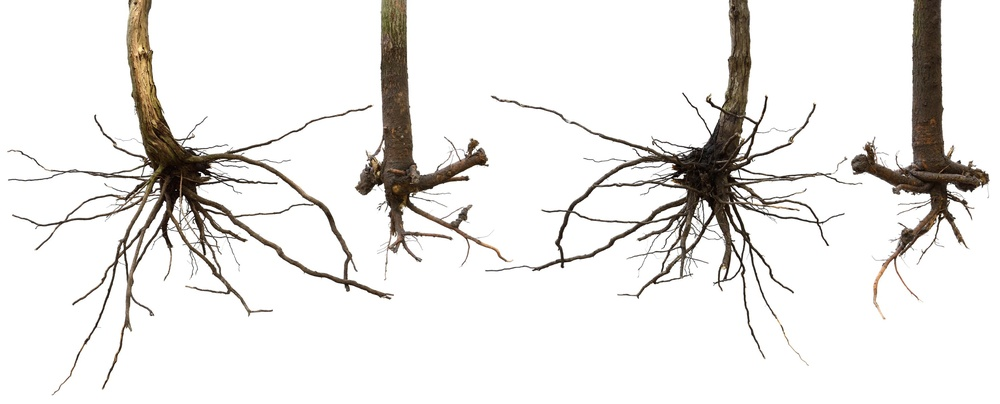
#> input picture random_test/Bare-Roots.jpg, 1000 x 404 px, shrunk from 2957 x 1194 before the run
$ python colorful_regions.py --image random_test/Bare-Roots.jpg
#> lines starting #> are read from the running program, lines starting #| are printed output that depends on the picture; after the words box and inside, x2 and y2 are one past the last pixel; in counts of white or black regions, pixels touching at a corner belong together
# USAGE
# python3 colorful_regions.py --image example_01.jpg

# import the necessary packages
from skimage.exposure import rescale_intensity
from skimage.segmentation import slic
from skimage.util import img_as_float
from skimage import io
import numpy as np
import argparse
import cv2


def segment_colorfulness(image, mask):
    # split the image into its respective RGB components, then mask
    # each of the individual RGB channels so we can compute
    # statistics only for the masked region
    (B, G, R) = cv2.split(image.astype("float"))
    R = np.ma.masked_array(R, mask=mask)
    G = np.ma.masked_array(B, mask=mask)
    B = np.ma.masked_array(B, mask=mask)

    # compute rg = R - G
    rg = np.absolute(R - G)

    # compute yb = 0.5 * (R + G) - B
    yb = np.absolute(0.5 * (R + G) - B)

    # compute the mean and standard deviation of both `rg` and `yb`,
    # then combine them
    stdRoot = np.sqrt((rg.std() ** 2) + (yb.std() ** 2))
    meanRoot = np.sqrt((rg.mean() ** 2) + (yb.mean() ** 2))

    # derive the "colorfulness" metric and return it
    return stdRoot + (0.3 * meanRoot)

# construct the argument parse and parse the arguments
ap = argparse.ArgumentParser()
ap.add_argument("-i", "--image", required=True,    help="path to input image")
ap.add_argument("-s", "--segments", type=int, default=100,    help="# of superpixels")
args = vars(ap.parse_args())

# load the image in OpenCV format so we can draw on it later, then
# allocate memory for the superpixel colorfulness visualization
orig = cv2.imread(args["image"])
#> orig is the input picture: shape (404, 1000, 3); mean B, G, R 229.9, 231.8, 233.6
vis = np.zeros(orig.shape[:2], dtype="float")

# load the image and apply SLIC superpixel segmentation to it via
# scikit-image
image = io.imread(args["image"])
segments = slic(img_as_float(image), n_segments=args["segments"],    slic_zero=True)
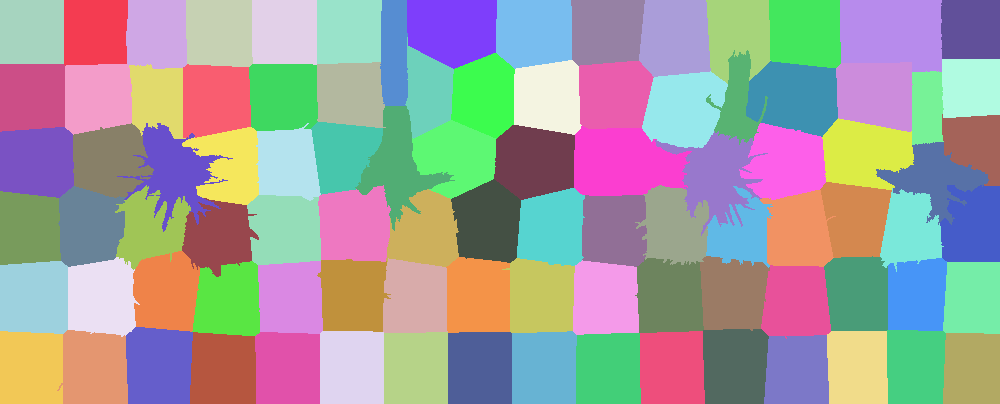
#> segments: shape (404, 1000) int64; 94 distinct labels, from 1 to 94; one colour per label, 0 black

# loop over each of the unique superpixels
for v in np.unique(segments):
    # construct a mask for the segment so we can compute image statistics for *only* the masked region
    mask = np.ones(image.shape[:2])
    mask[segments == v] = 0

    # compute the superpixel colorfulness, then update the visualization array
    C = segment_colorfulness(orig, mask)
    vis[segments == v] = C
#> this loop made 94 passes
#> (stdRoot in segment_colorfulness, meanRoot in segment_colorfulness, C) on passes 1 to 12: (0, 0, 0), (0.899, 0.193, 0.957), (38.89, 28.65, 47.49), (0, 0, 0), (0, 0, 0), (1.59, 0.341, 1.69), (10.92, 40.52, 23.08), (0.824, 0.142, 0.867), (0, 0, 0), (0, 0, 0), (0, 0, 0), (15.36, 9.55, 18.23)
#> pass 1, in segment_colorfulness, `(B, G, R) = cv2.split(image.astype("float"))`:
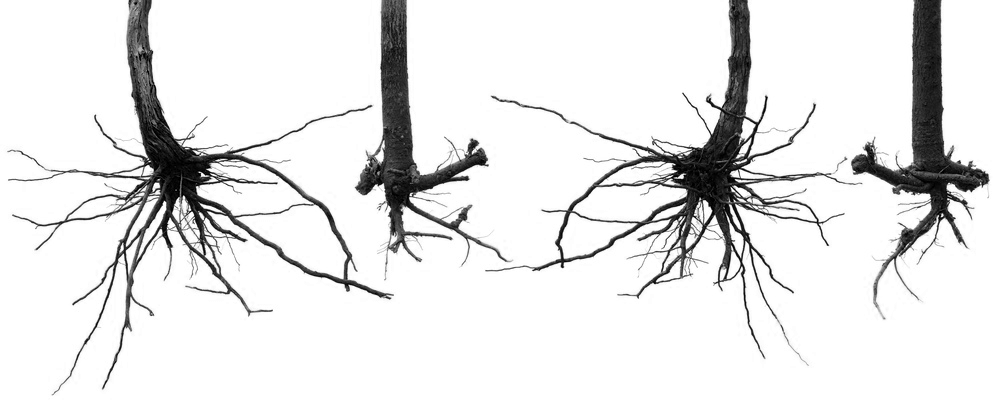
#> B: shape (404, 1000) float64; min 0, max 255, mean 229.9
#> pass 1, in segment_colorfulness, `(B, G, R) = cv2.split(image.astype("float"))`:
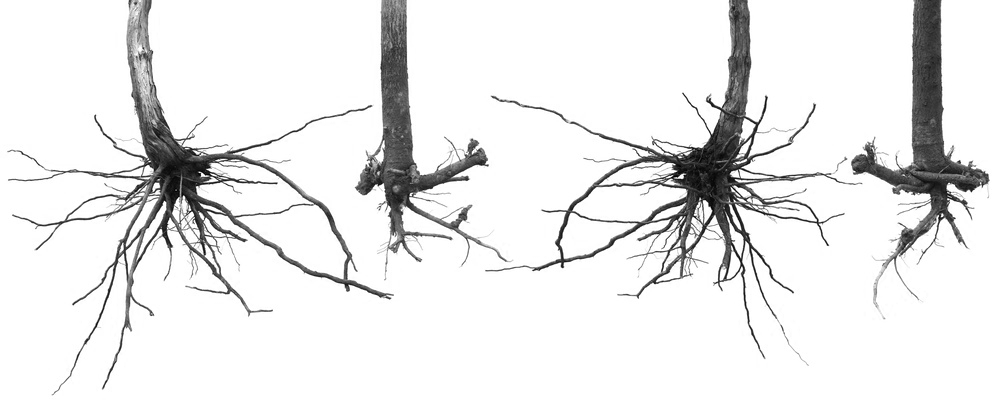
#> R: shape (404, 1000) float64; min 1, max 255, mean 233.6
#> after the loop:
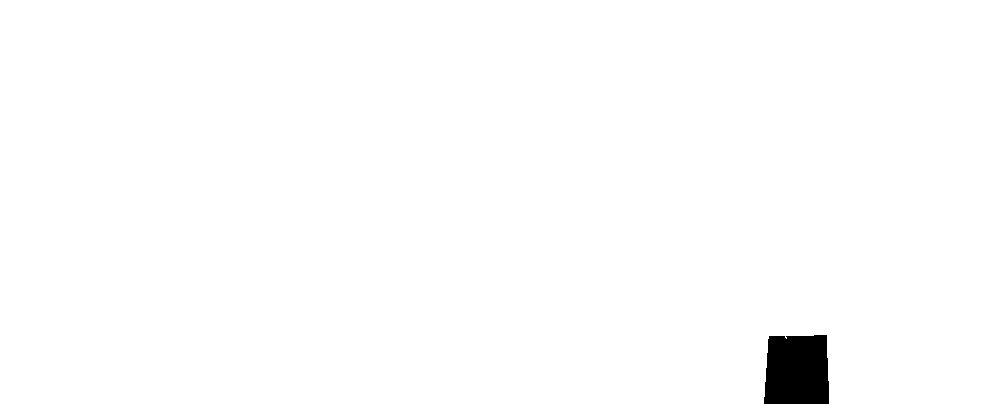
#> mask: shape (404, 1000) float64; values 0 (black) and 1 (white), 99% white; 1 black region, box (x1, y1, x2, y2) and area: (764, 335, 829, 404) 4203
#> after the loop:
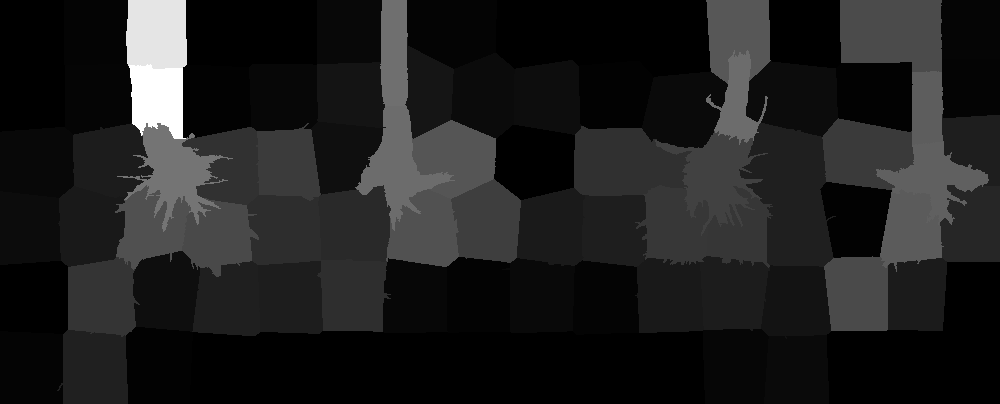
#> vis: shape (404, 1000) float64; min 0, max 52.84, mean 6.4; drawn with min black and max white

# scale the visualization image from an unrestricted floating point
# to unsigned 8-bit integer array so we can use it with OpenCV and
# display it to our screen
vis = rescale_intensity(vis, out_range=(0, 255)).astype("uint8")

#define result path for labeled images
result_img_path = 'vis.png'
cv2.imwrite(result_img_path, vis)

# overlay the superpixel colorfulness visualization on the original image
alpha = 0.5
overlay = np.dstack([vis] * 3)
output = orig.copy()
res = cv2.addWeighted(overlay, alpha, output, 1 - alpha, 0, output)
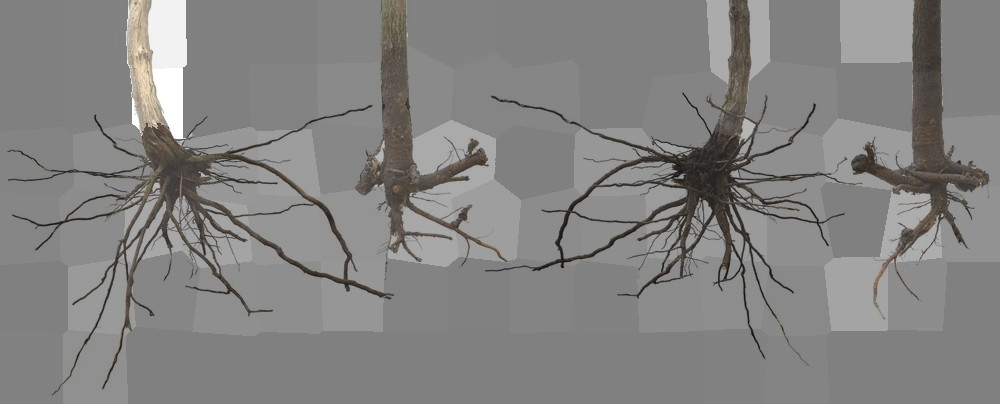
#> res: shape (404, 1000, 3); mean B, G, R 130.2, 131.2, 132.1

result_img_path = 'overlay.png'
cv2.imwrite(result_img_path, res)

# show the output images
cv2.imshow("Input", orig)
cv2.imshow("Visualization", vis)
cv2.imshow("Output", output)
cv2.waitKey(0)


cv2.destroyAllWindows()


'''
from skimage import data, segmentation, measure, color, img_as_float
import numpy as np
import matplotlib.pyplot as plt


ap = argparse.ArgumentParser()
ap.add_argument("-i", "--image", required = True, help = "Path to the image")
args = vars(ap.parse_args())

# load the image and convert it to a floating point data type
image = img_as_float(io.imread(args["image"]))

segments = segmentation.slic(image, n_segments=100, compactness=20)

#segments = segmentation.slic(image, slic_zero=True)

regions = measure.regionprops(segments)

colorfulness = np.zeros(image.shape[:2])

for region in regions:
    # Grab all the pixels from this region
    # Return an (N, 3) array
    coords = tuple(region.coords.T)
    values = image[coords]

    R, G, B = values.T

    # Calculate colorfulness
    rg = np.abs(R - G)
    yb = np.abs(0.5 * (R + G) - B)

    std_root = np.sqrt(np.std(rg) ** 2 + np.std(yb) ** 2)
    mean_root = np.sqrt(np.mean(rg) ** 2 + np.mean(yb) ** 2)

    colorfulness[coords] = std_root + (0.3 * mean_root)

hsv = color.rgb2hsv(image)
hsv[..., 2] *= colorfulness / colorfulness.max()

plt.imshow(color.hsv2rgb(hsv))
plt.savefig('vis.png')
'''

$ run again, on random_test/lemantec_scan.jpg
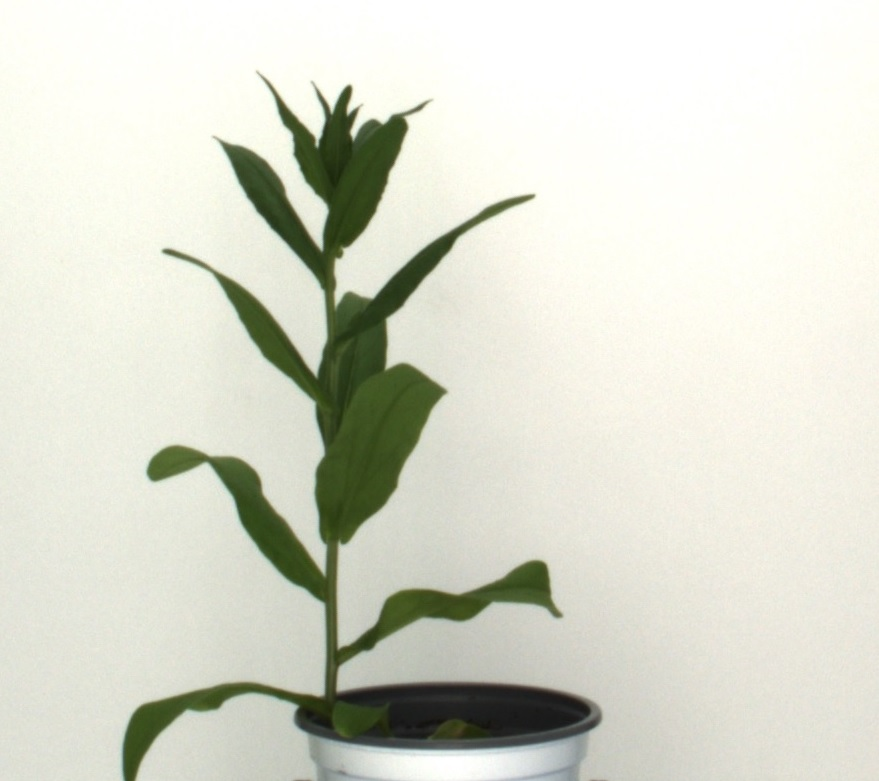
#> input picture random_test/lemantec_scan.jpg, 879 x 781 px
#> orig is the input picture: shape (781, 879, 3); mean B, G, R 205.8, 218.8, 217.2
#> segments: shape (781, 879) int64; 97 distinct labels, from 1 to 97
#> the loop `for v in np.unique(segments):` made 97 passes
#> (stdRoot in segment_colorfulness, meanRoot in segment_colorfulness, C) on passes 1 to 8: (2.49, 7.63, 4.78), (1.72, 4.34, 3.02), (2.15, 3.54, 3.22), (4.52, 6.25, 6.4), (4.4, 5.53, 6.06), (1.79, 1.19, 2.14), (0.235, 0.0242, 0.242), (0.219, 0.0217, 0.226)
#> after the loop `for v in np.unique(segments):`:
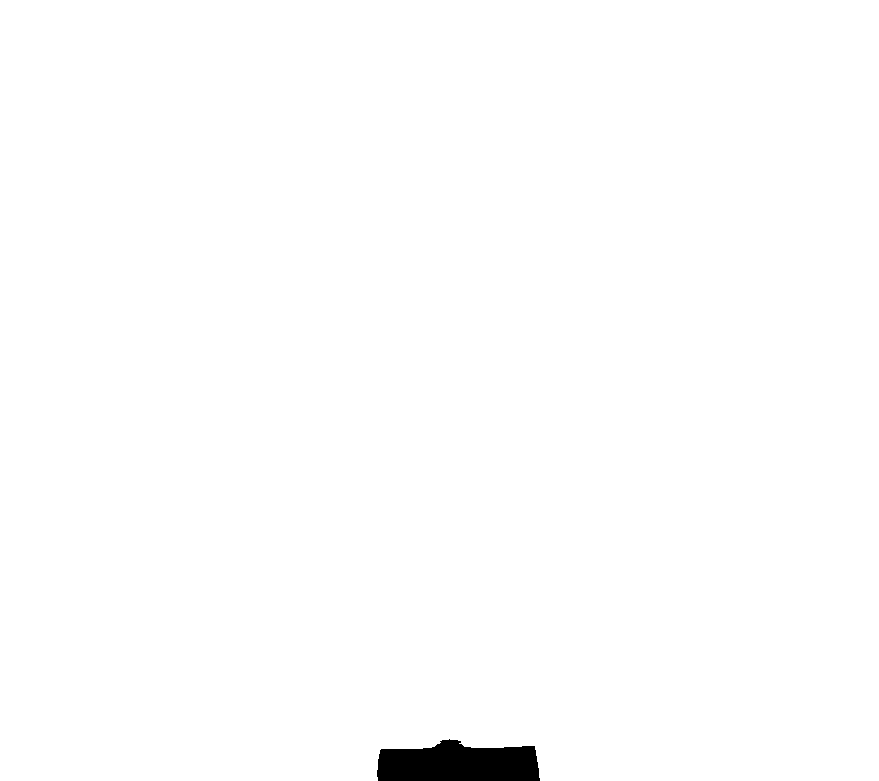
#> mask: shape (781, 879) float64; values 0 (black) and 1 (white), 99.2% white; 1 black region, box (x1, y1, x2, y2) and area: (377, 739, 540, 781) 5459
#> `res = cv2.addWeighted(overlay, alpha, output, 1 - alpha, 0, output)`:
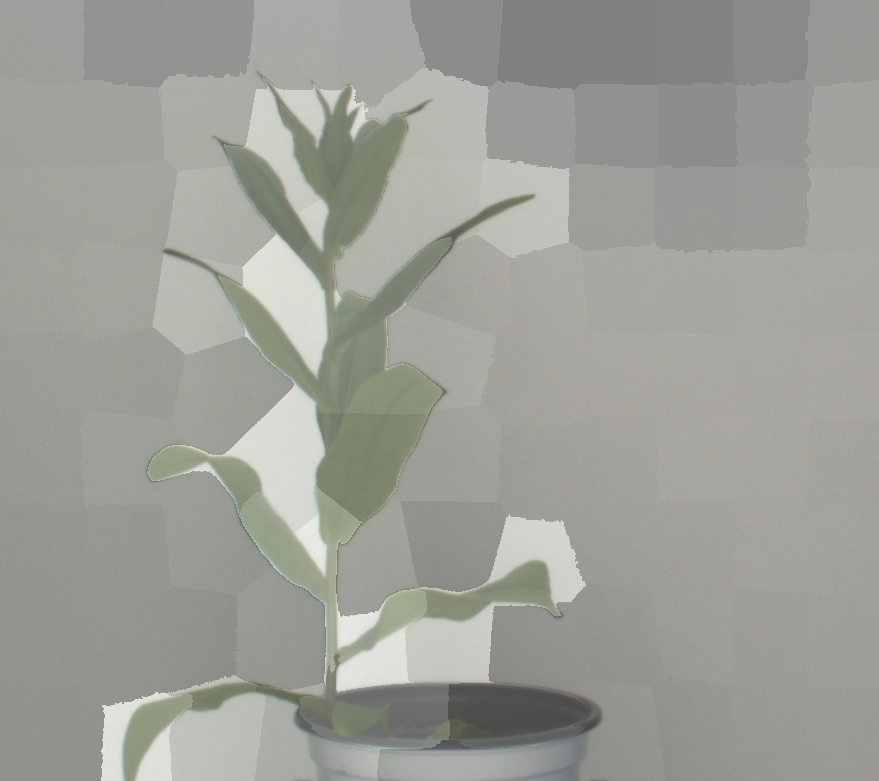
#> res: shape (781, 879, 3); mean B, G, R 152.3, 158.8, 158
